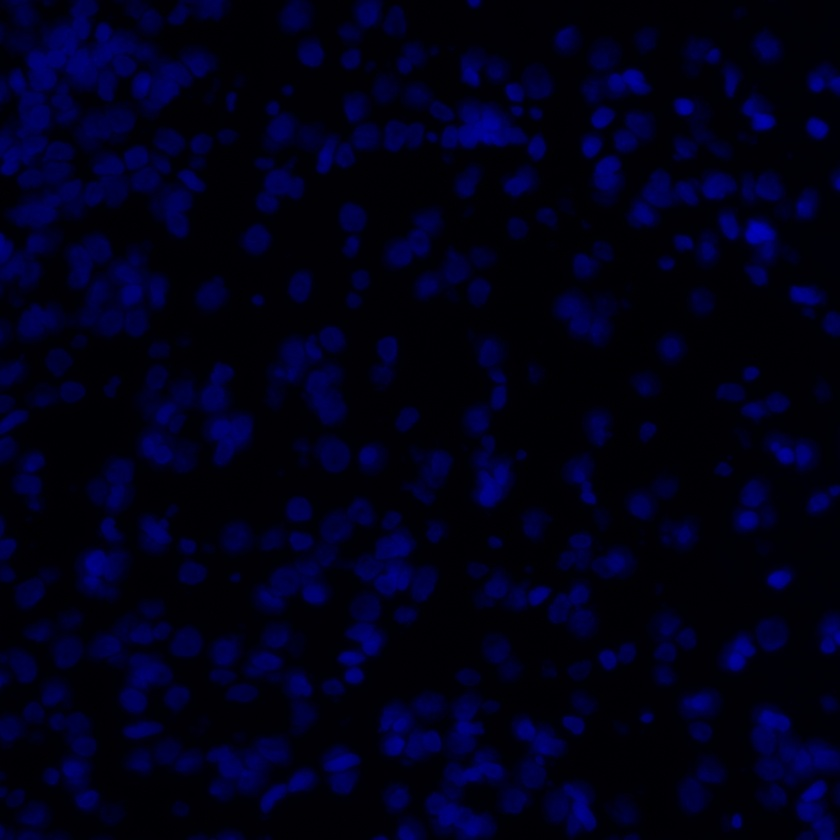
#> input picture wip-impy/images/processed/jpgs/DAPI.jpg, 840 x 840 px, shrunk from 1002 x 1002 before the run
$ jupyter execute thresholding.ipynb   (shell and % lines are left out)
#> lines starting #> are read from the running program, lines starting #| are printed output that depends on the picture; after the words box and inside, x2 and y2 are one past the last pixel; in counts of white or black regions, pixels touching at a corner belong together
[cell 1]
import cv2 as cv
import numpy as np
from matplotlib import pyplot as plt

[cell 2]
img = cv.imread("images/processed/jpgs/DAPI.jpg", 0)
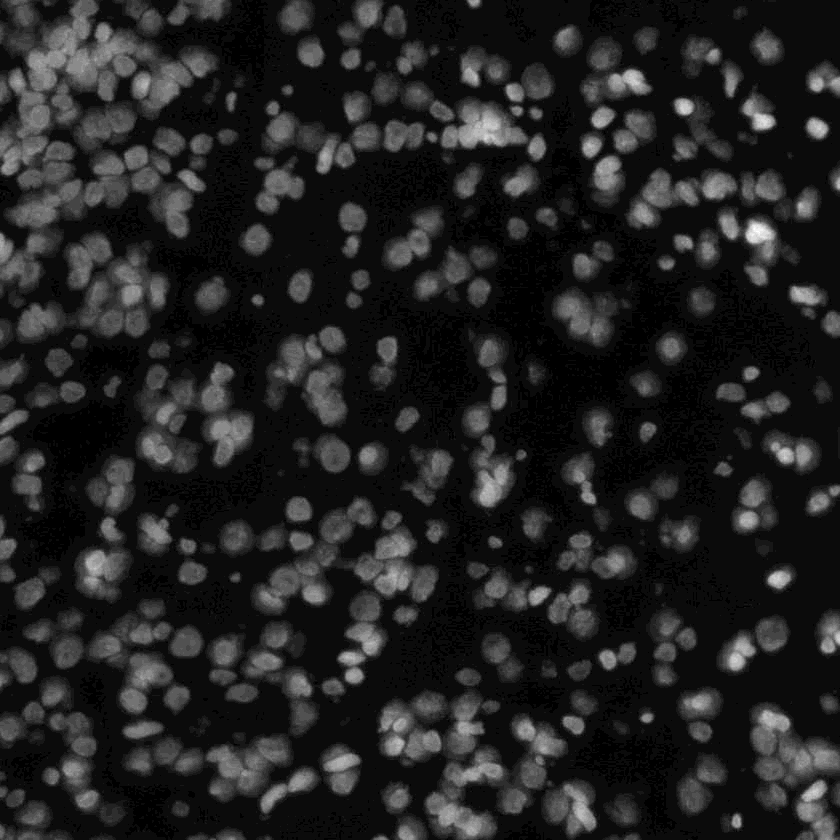
#> img: shape (840, 840); min 0, max 22, mean 3; drawn with min black and max white

Otsu Binarization

[cell 3]
# global thresholding
ret1,th1 = cv.threshold(img,127,255,cv.THRESH_BINARY)
#> th1: shape (840, 840); every value is 0
# Otsu's thresholding
ret2,th2 = cv.threshold(img,0,255,cv.THRESH_BINARY+cv.THRESH_OTSU)
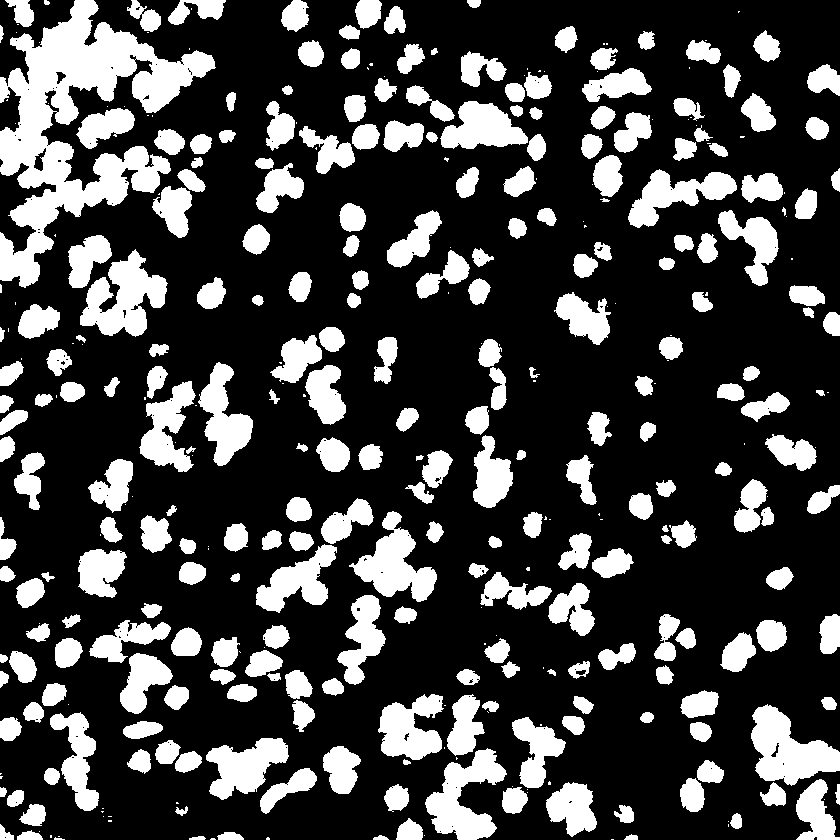
#> th2: shape (840, 840); 25.7% white; 375 white regions (118 under 20 px), largest, box (x1, y1, x2, y2) and area: (0, 0, 216, 288) 22365, (80, 249, 168, 337) 4089, (751, 704, 840, 786) 4034
#> ret2 = 4
# Otsu's thresholding after Gaussian filtering
blur = cv.GaussianBlur(img,(5,5),0)
ret3,th3 = cv.threshold(blur,0,255,cv.THRESH_BINARY+cv.THRESH_OTSU)
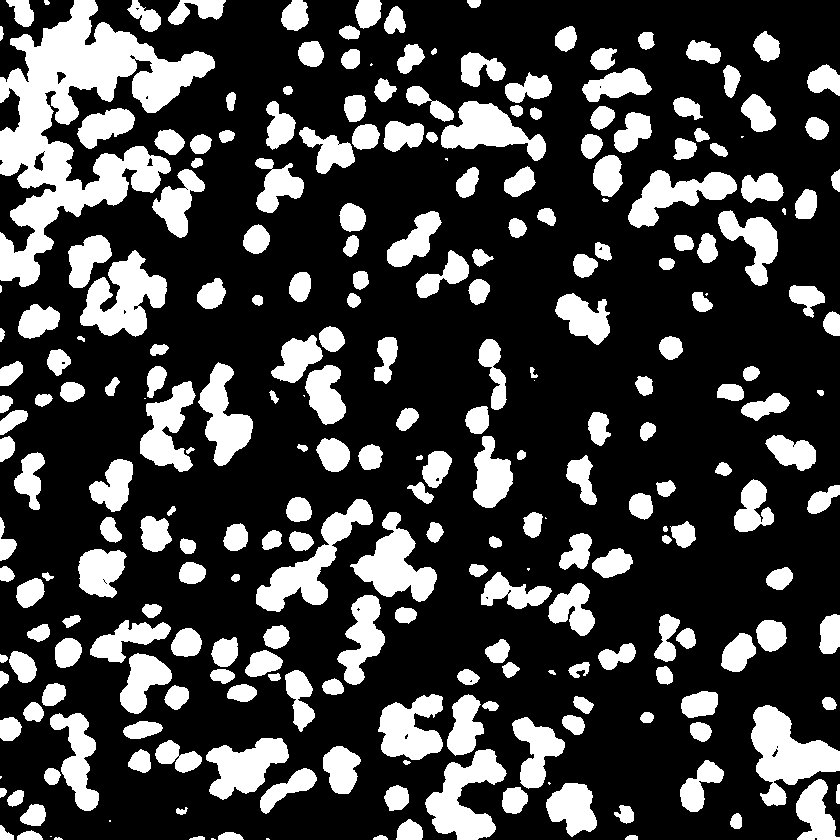
#> th3: shape (840, 840); 25.9% white; 261 white regions (16 under 20 px), largest, box (x1, y1, x2, y2) and area: (0, 0, 215, 287) 22644, (751, 705, 840, 806) 4472, (80, 250, 167, 337) 4120
#> ret3 = 4

# plot all the images and their histograms
images = [img, 0, th1,
          img, 0, th2,
          blur, 0, th3]
titles = ['Original Noisy Image','Histogram','Global Thresholding (v=127)',
          'Original Noisy Image','Histogram',"Otsu's Thresholding",
          'Gaussian filtered Image','Histogram',"Otsu's Thresholding"]
for i in range(3):
    plt.subplot(3,3,i*3+1),plt.imshow(images[i*3],'gray')
    plt.title(titles[i*3]), plt.xticks([]), plt.yticks([])
    plt.subplot(3,3,i*3+2),plt.hist(images[i*3].ravel(),256)
    plt.title(titles[i*3+1]), plt.xticks([]), plt.yticks([])
    plt.subplot(3,3,i*3+3),plt.imshow(images[i*3+2],'gray')
    plt.title(titles[i*3+2]), plt.xticks([]), plt.yticks([])
plt.show()
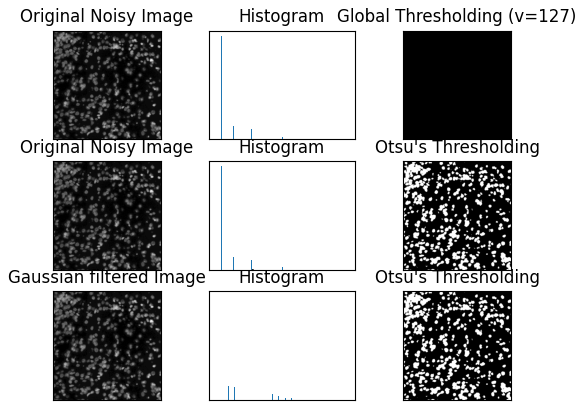
#> figure drawn by matplotlib, 9 panels

Adaptive Thresholding

[cell 4]
img = cv.imread("images/processed/jpgs/DAPI.jpg", 0)
img1 = cv.medianBlur(img,5)
ret,th1 = cv.threshold(img1,127,255,cv.THRESH_BINARY)
th2 = cv.adaptiveThreshold(img1,255,cv.ADAPTIVE_THRESH_MEAN_C,\
            cv.THRESH_BINARY,11,2)
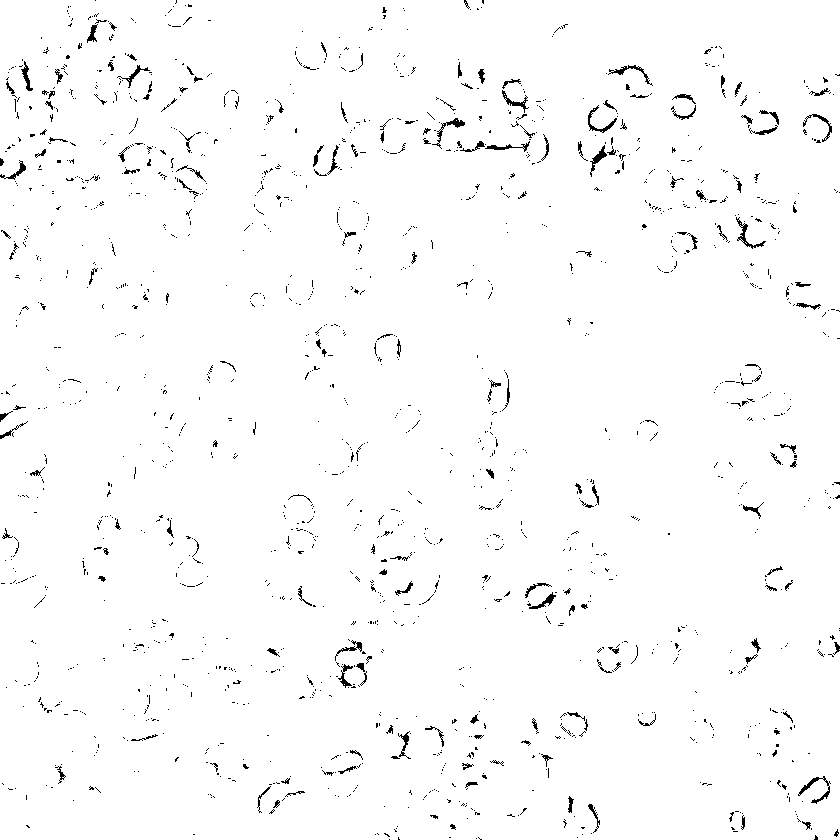
#> th2: shape (840, 840); 98.1% white; black in thin lines or dots
th3 = cv.adaptiveThreshold(img1,255,cv.ADAPTIVE_THRESH_GAUSSIAN_C,\
            cv.THRESH_BINARY,11,2)
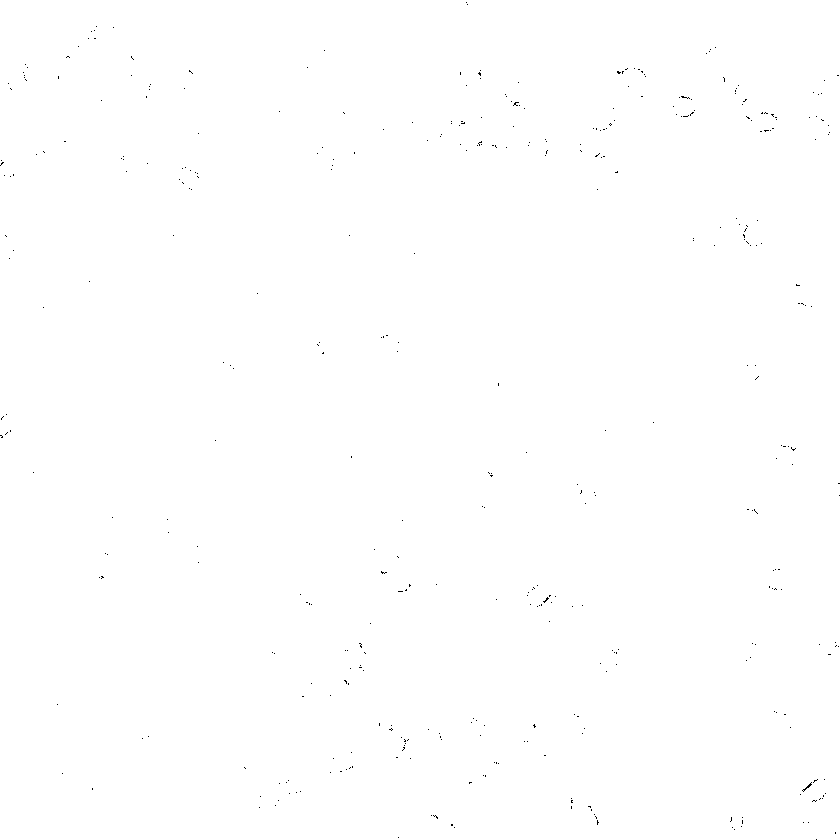
#> th3: shape (840, 840); 99.9% white; black in thin lines or dots
titles = ['Original Image', 'Global Thresholding (v = 127)',
            'Adaptive Mean Thresholding', 'Adaptive Gaussian Thresholding']
images = [img1, th1, th2, th3]
for i in range(4):
    plt.subplot(2,2,i+1),plt.imshow(images[i],'gray')
    plt.title(titles[i])
    plt.xticks([]),plt.yticks([])

plt.show()

$ run again, with wip-impy/images/processed/jpgs/d1tnc1_fish.jpg copied over wip-impy/images/processed/jpgs/DAPI.jpg
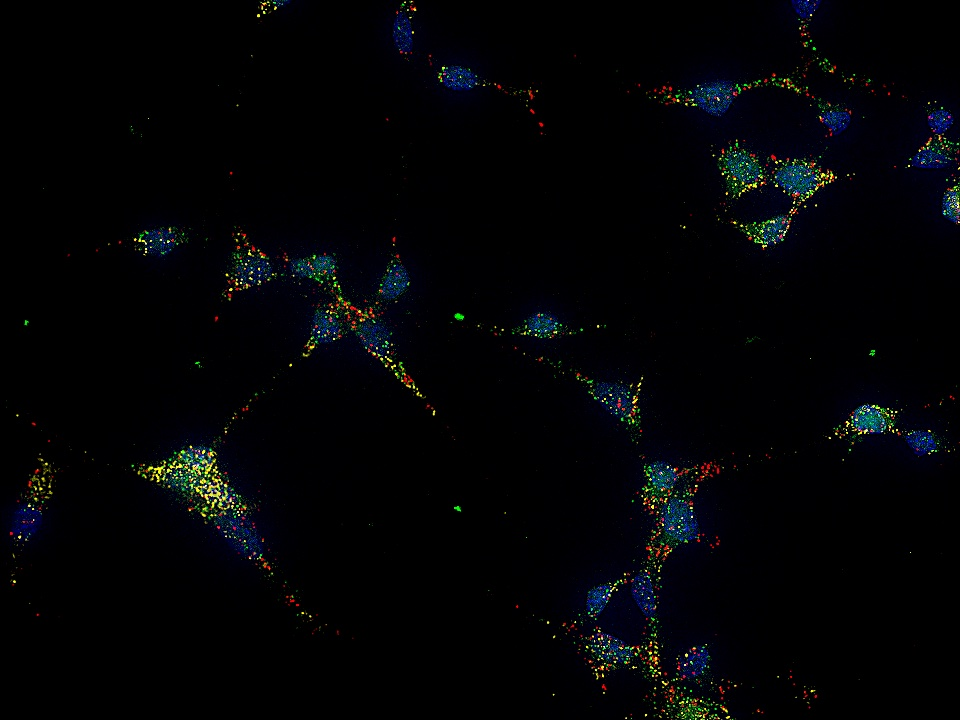
#> input picture wip-impy/images/processed/jpgs/d1tnc1_fish.jpg, 960 x 720 px
#> `ret1,th1 = cv.threshold(img,127,255,cv.THRESH_BINARY)`:
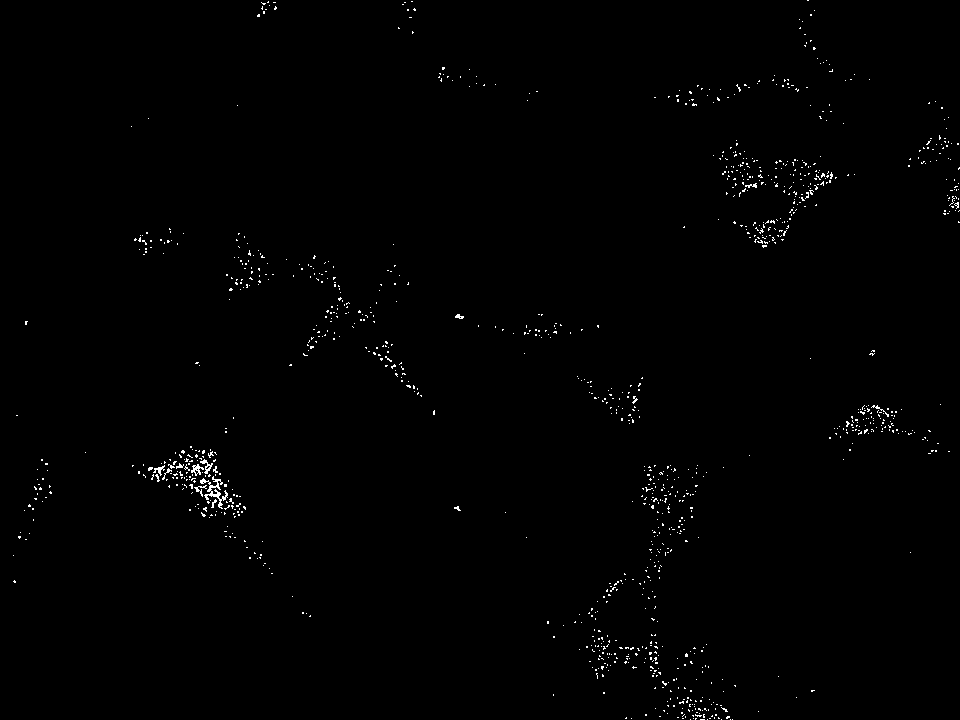
#> th1: shape (720, 960); 0.64% white in thin lines or dots
#> ret2 = 61
#> ret3 = 30
#> `th3 = cv.adaptiveThreshold(img1,255,cv.ADAPTIVE_THRESH_GAUSSIAN_C,\ cv..`:
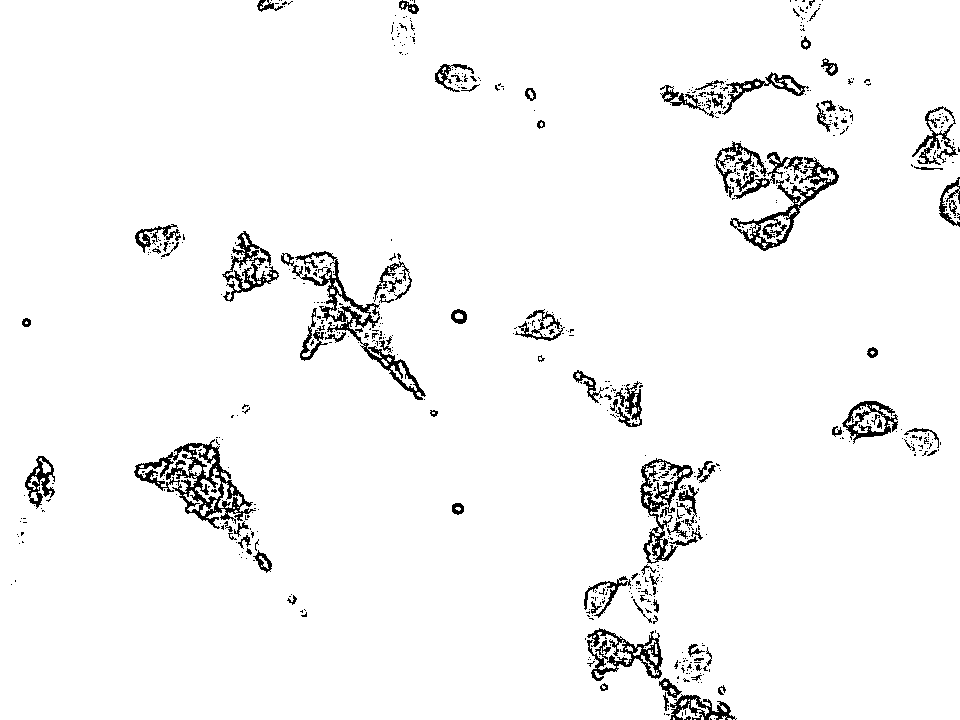
#> th3: shape (720, 960); 96.2% white; 683 black regions (581 under 20 px), largest, box (x1, y1, x2, y2) and area: (134, 439, 256, 529) 2894, (281, 251, 426, 400) 2394, (730, 157, 839, 251) 1710
